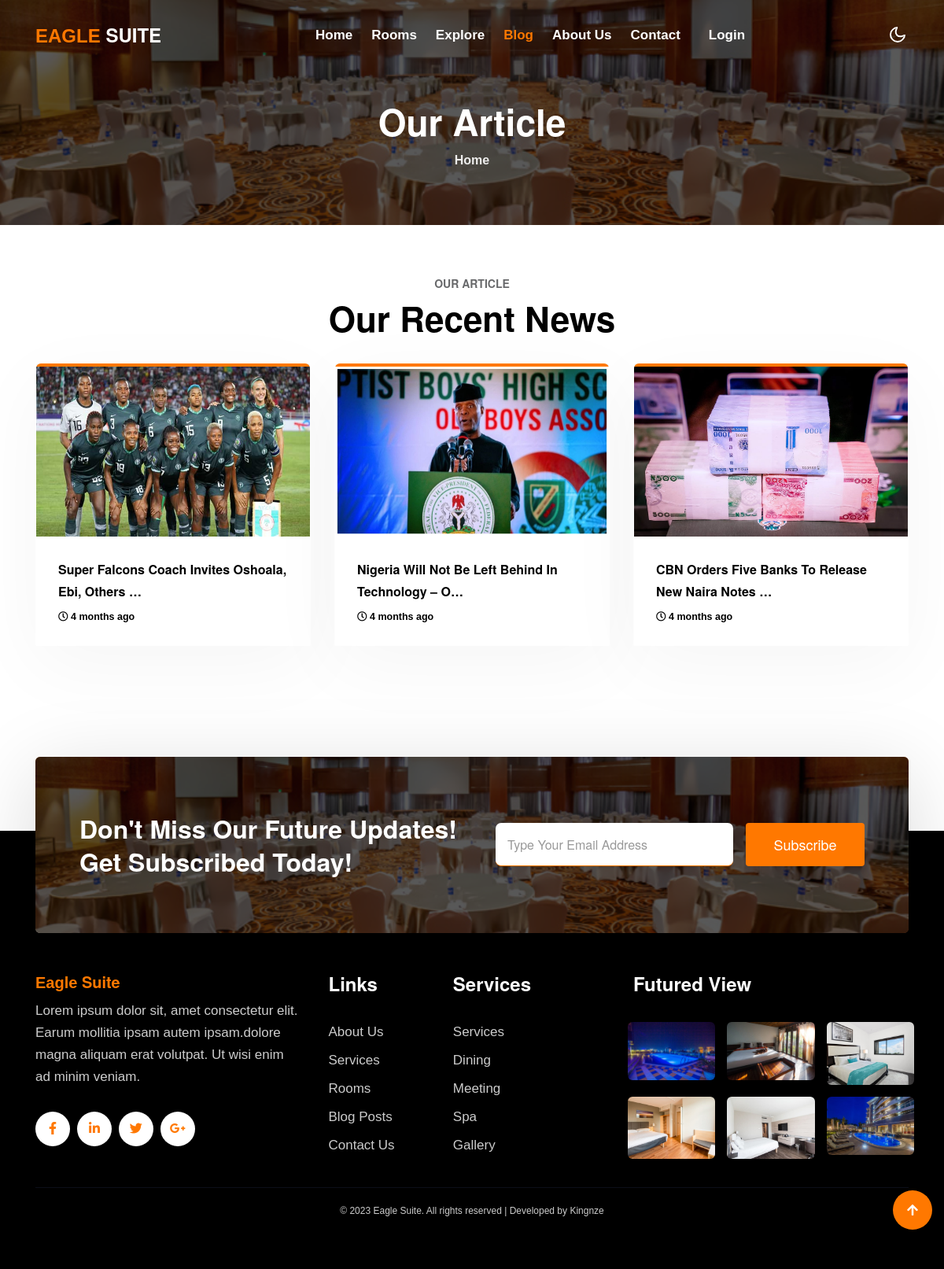
Page /blog on the committed database.
### eagles/models.py (models this page shows, shortened)
class Blog(models.Model):
    title = models.CharField(max_length=550)
    slug = models.SlugField(max_length=550,null=True,blank=True)
    published = models.BooleanField(default=True,null=True,blank=True)
    flag = models.BooleanField(default=False,null=True,blank=True)
    date_posted = models.DateTimeField(default=datetime.now())
    leadimg = models.ImageField(default='myleadimg.jpg')
    body = RichTextField()
    class Meta:
        db_table = 'Blog'
        managed = True
        verbose_name = 'Blog'
        verbose_name_plural = 'Blog'

### eagles/views.py (the view)
# urls.py: path('blog',views.blog,name='blog'),
def blog(request):
    blog = Blog.objects.order_by('-date_posted').filter(published=True)
    paginator = Paginator(blog, 9)
    page = request.GET.get('page')
    paged_blog = paginator.get_page(page)
    context = {
        'blog': paged_blog,
    }
    return render(request,'eagles/blog.html',context)

### templates/eagles/blog.html (shortened to what this page needs)
{% extends "base.html" %}
{% load static %}
{% block content %}
<div class="inner-banner py-5">
    <section class="kinging-breadcrumb text-left py-sm-5 ">
        <div class="container">
            <div class="w3breadcrumb-gids">
                <div class="w3breadcrumb-left text-left">
                    <br><br>
                    <h2 class="inner-w3-title mt-lg-5 mt-4 text-center">
                        Our Article </h2>
                </div>
                <div class="w3breadcrumb-right">
                    <ul class="breadcrumbs-custom-path">
                        <li><a href="{% url 'index' %}">Home</a></li>
                    </ul>
                </div>
            </div>
        </div>
    </section>
</div>
<section class="kinging-blog">
    <div class="blog py-5" id="Newsblog">
        <div class="container py-lg-5 py-md-4 py-2">
            <div class="title-content text-center mb-lg-3 mb-4">
                <h6 class="title-subw3hny mb-1">Our Article</h6>
                <h3 class="title-kinging mb-5">Our Recent News</h3>
            </div>
            <div class="row justify-content-center">
                {% if blog %}
                {% for item in blog %}
                <div class="col-lg-4 col-md-6 item">
                    <div class="card" >
                        <div  class="card-header p-0 position-relative">
                            <a  href="{% url 'blogdetail' item.slug %}" class="zoom d-block">
                                <img style="height: 22rem; border-top: 4px solid var(--primary-color);"  class="card-img-bottom d-block" src="{{item.leadimg.url}}" alt="Card image cap">
                            </a>
                        </div>
                        <div class="card-body blog-details">
                            <a style="font-size: 1.6rem;  font-weight: 700;" href="{% url 'blogdetail' item.slug %}" class="blog-desc">{{ item.title | truncatechars:50 | safe }}</a>
                            <div class="author align-items-center">
                                    <h5><span><i class="far fa-clock"></i> {{ item.date_posted | timesince }} ago</span></h5>
                            </div>
                        </div>
                    </div>
                    <br>
                </div>
                {% endfor %}
                {% endif %}
            </div>
            <div class="row">
                <div class="col-md-12 mt-5 mb-5">
                </div>
            </div>
        </div>
    </div>
</section>
{% endblock content %}

### rows in the picture
Blog: leadimg (picture), title "Super Falcons Coach Invites Oshoala, Ebi, Others …", date_posted "4 months"
Blog: leadimg (picture), title "Nigeria Will Not Be Left Behind In Technology – O…", date_posted "4 months"
Blog: leadimg (picture), title "CBN Orders Five Banks To Release New Naira Notes …", date_posted "4 months"
